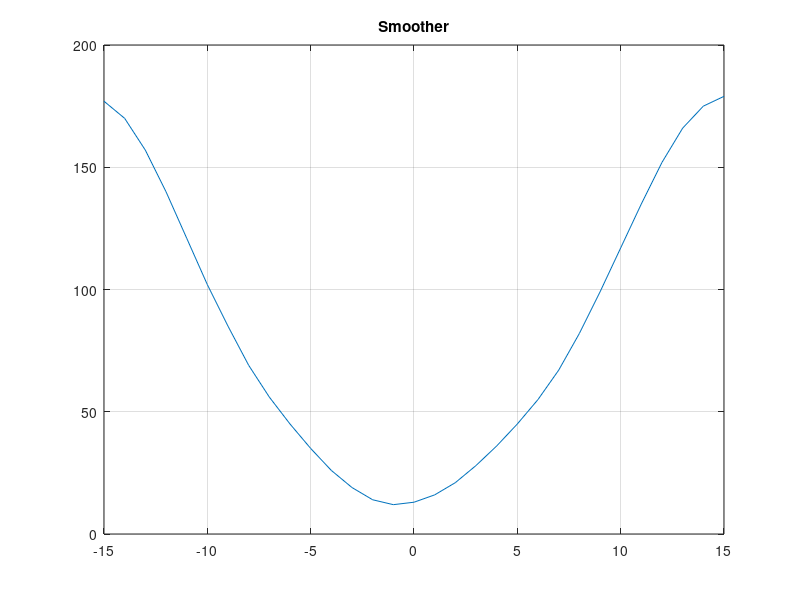

Recreate this plot in MATLAB.
#boiler plate code to get the graph going
data = csvread('Salter.csv')
x = data(:,1)
y = data(:,2)
newY = y;
value = 1;
repeat = 10;
temp = 0;
count = 0;

#same way as i did in java
for i=1:repeat
  for j=1:31
    for k= j-value:j+value
      if(k > 0 && k < 32)
      temp = temp + newY(k)
      count = count + 1
     endif
  endfor
  newY(j) = round(temp/count);
  temp = 0;
  count = 0;
end
end

#plotting
plot(x, newY)
grid on
title('Smoother')

#reshape + writing
r = reshape([x;newY],31,2)
csvwrite('Smoother.csv',r)

